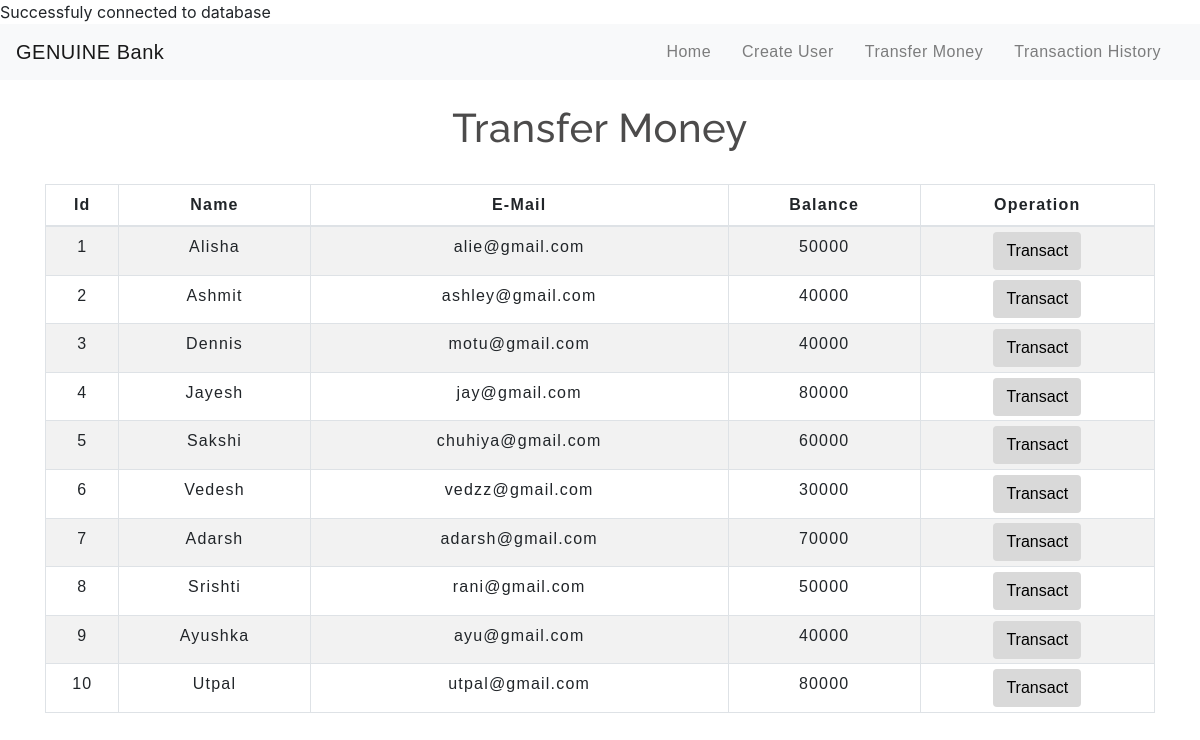
The app's page /transfermoney.php with its own data.
### tables this page shows
CREATE TABLE `users` (
  `id` int(3) NOT NULL,
  `name` text NOT NULL,
  `email` varchar(30) NOT NULL,
  `balance` int(8) NOT NULL
);

### transfermoney.php (the view, shortened to what this page needs)
<!DOCTYPE html>
<html lang="en">
<head>
    <link rel="stylesheet" href="https://maxcdn.bootstrapcdn.com/bootstrap/4.0.0/css/bootstrap.min.css">
    <link rel="stylesheet" type="text/css" href="css/table.css">
    <link rel="stylesheet" type="text/css" href="css/navbar.css">
</head>
<body>
<?php
    include 'config.php';
    $sql = "SELECT * FROM users";
    $result = mysqli_query($conn,$sql);
?>
<?php
  include 'navbar.php';
?>
<div class="container">
        <h2 class="text-center pt-4">Transfer Money</h2>
        <br>
            <div class="row">
                <div class="col">
                    <div class="table-responsive-sm">
                    <table class="table table-hover table-sm table-striped table-condensed table-bordered">
                        <thead>
                            <tr>
                            <th scope="col" class="text-center py-2">Id</th>
                            <th scope="col" class="text-center py-2">Name</th>
                            <th scope="col" class="text-center py-2">E-Mail</th>
                            <th scope="col" class="text-center py-2">Balance</th>
                            <th scope="col" class="text-center py-2">Operation</th>
                            </tr>
                        </thead>
                        <tbody>
                <?php
                    while($rows=mysqli_fetch_assoc($result)){
                ?>
                    <tr>
                        <td class="py-2"><?php echo $rows['id'] ?></td>
                        <td class="py-2"><?php echo $rows['name']?></td>
                        <td class="py-2"><?php echo $rows['email']?></td>
                        <td class="py-2"><?php echo $rows['balance']?></td>
                        <td><a href="selecteduserdetail.php?id= <?php echo $rows['id'] ;?>"> <button type="button" class="btn">Transact</button></a></td>
                    </tr>
                <?php
                    }
                ?>
                        </tbody>
                    </table>
                    </div>
                </div>
            </div>
         </div>
</body>
</html>

### config.php (shortened to what this page needs)
<?php
   $conn=mysqli_connect(db_host,db_user,db_pass,db_name);
   if($conn){
       echo"Successfuly connected to database <br>";
   }
   else{
       echo"Failed to connect to database";
   }
?>

### navbar.php (shortened to what this page needs)
<nav class="navbar navbar-expand-md navbar-light bg-light">
      <a class="navbar-brand" href="index.php">GENUINE Bank</a>
      <div class="collapse navbar-collapse" id="collapsibleNavbar">
            <ul class="navbar-nav ml-auto">
              <li class="nav-item">
                <a class="nav-link" href="index.php">Home</a>
              </li>
              <li class="nav-item">
                <a class="nav-link" href="createuser.php">Create User</a>
              </li>
              <li class="nav-item">
                <a class="nav-link" href="transfermoney.php">Transfer Money</a>
              </li>
              <li class="nav-item">
                <a class="nav-link" href="transactionhistory.php">Transaction History</a>
              </li>
          </div>
       </nav>

### css/table.css (style rules this page uses)
* { padding: 0; margin: 0; box-sizing: border-box; font-family: sans-serif; }
h2 { font-size: 40px; }
table { letter-spacing: 1.2px; }
td { text-align: center; }
button { border:none; background: #d9d9d9; transition: 1s; }

### css/navbar.css (style rules this page uses)
.nav-link { margin-right: 15px; color:#2F363F; letter-spacing: 0.5px; transition: 0.5s; }
.navbar-brand { color: #4C4B4B; letter-spacing: 0.5px; }
h2 { color: #4C4B4B; letter-spacing: 0.5px; font-family: raleway; }

### transfermoney.php (style rules this page uses)
button { transition: 1.5s; }

### records on screen
users: id "1", name "Alisha", email "alie@gmail.com", balance "50000"
users: id "2", name "Ashmit", email "ashley@gmail.com", balance "40000"
users: id "3", name "Dennis", email "motu@gmail.com", balance "40000"
users: id "4", name "Jayesh", email "jay@gmail.com", balance "80000"
users: id "5", name "Sakshi", email "chuhiya@gmail.com", balance "60000"
users: id "6", name "Vedesh", email "vedzz@gmail.com", balance "30000"
users: id "7", name "Adarsh", email "adarsh@gmail.com", balance "70000"
users: id "8", name "Srishti", email "rani@gmail.com", balance "50000"
users: id "9", name "Ayushka", email "ayu@gmail.com", balance "40000"
users: id "10", name "Utpal", email "utpal@gmail.com", balance "80000"
